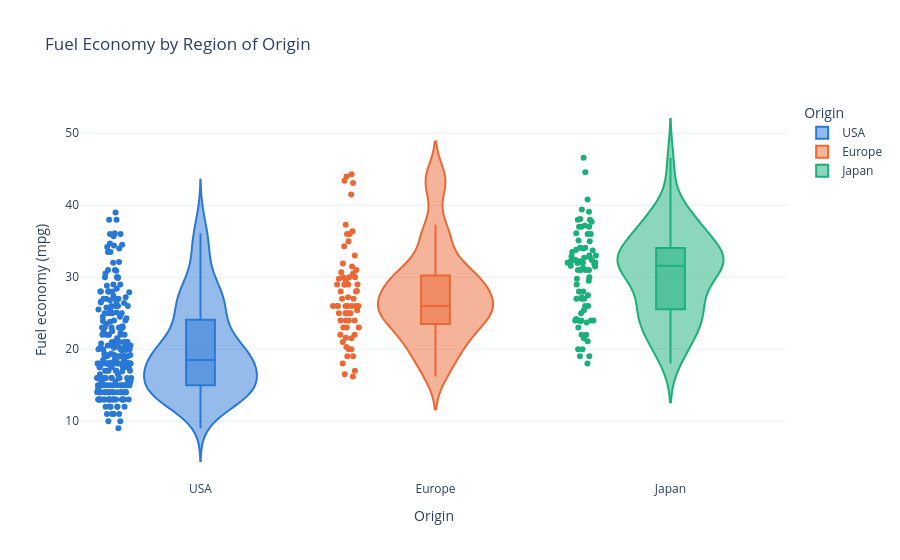

The code cell stored with this chart in its notebook:
### Markdown cell above
## Plot 3: Violin plots

- **Target:** `target-plots/plot-3_python_violin.html`
- **You will practice:** distribution plots, box plots inside violins, showing every point

**What to reproduce**

- One violin of `mpg` for each origin, each a different color
- A small **box plot** inside each violin
- **All** the individual cars shown as points beside each violin, with the car name on hover

**Hints**

- Start with `fig3 = px.violin(cars, x="origin", y="mpg", color="origin")`
- `box=True` adds the box plots, and `points="all"` shows every car
- Docs: [Violin plots](https://plotly.com/python/violin/)

### Code cell
# Plot 3: your code here

fig3 = px.violin(cars, x = "origin", y = "mpg",
                 color = "origin",
                 box = True,
                 points = "all",
                 hover_name = "name",
                 color_discrete_map=ORIGIN_COLORS,
                 category_orders={"origin": ORIGIN_ORDER},
                 labels=LABELS,
                 template="plotly_white",
                 title = "Fuel Economy by Region of Origin",
                 )


fig3.show()

### Figure 1 — Plotly figure (JSON) as saved in the notebook; plotly's stock layout.template omitted (floating-point values rounded to 4 significant figures; data arrays with more than 128 entries replaced by an {"elided": "..."} marker saying what was removed)
{"data": [{"alignmentgroup": "True", "box": {"visible": true}, "hovertemplate": "<b>%{hovertext}</b><br><br>Origin=%{x}<br>Fuel economy (mpg)=%{y}<extra></extra>", "hovertext": {"elided": "245 str values"}, "legendgroup": "USA", "marker": {"color": "#2a78d6"}, "name": "USA", "offsetgroup": "USA", "orientation": "v", "points": "all", "scalegroup": "True", "showlegend": true, "type": "violin", "x": {"elided": "245 str values"}, "x0": " ", "xaxis": "x", "y": {"elided": "245 float values"}, "y0": " ", "yaxis": "y"}, {"alignmentgroup": "True", "box": {"visible": true}, "hovertemplate": "<b>%{hovertext}</b><br><br>Origin=%{x}<br>Fuel economy (mpg)=%{y}<extra></extra>", "hovertext": ["Volkswagen 1131 Deluxe Sedan", "Peugeot 504", "Audi 100 Ls", "Saab 99E", "Bmw 2002", "Opel 1900", "Peugeot 304", "Fiat 124B", "Volkswagen Model 111", "Volkswagen Type 3", "Volvo 145E (Sw)", "Volkswagen 411 (Sw)", "Peugeot 504 (Sw)", "Renault 12 (Sw)", "Volkswagen Super Beetle", "Fiat 124 Sport Coupe", "Fiat 128", "Opel Manta", "Audi 100Ls", "Volvo 144Ea", "Saab 99Le", "Audi Fox", "Volkswagen Dasher", "Opel Manta", "Fiat 128", "Fiat 124 Tc", "Fiat X1.9", "Volkswagen Dasher", "Volkswagen Rabbit", "Audi 100Ls", "Peugeot 504", "Volvo 244Dl", "Saab 99Le", "Fiat 131", "Opel 1900", "Renault 12Tl", "Vw Rabbit", "Volkswagen Rabbit", "Volvo 245", "Peugeot 504", "Mercedes-Benz 280S", "Renault 5 Gtl", "Volkswagen Rabbit Custom", "Volkswagen Dasher", "Bmw 320I", "Volkswagen Rabbit Custom Diesel", "Audi 5000", "Volvo 264Gl", "Saab 99Gle", "Peugeot 604Sl", "Volkswagen Scirocco", "Vw Rabbit Custom", "Mercedes Benz 300D", "Peugeot 504", "Fiat Strada Custom", "Vw Rabbit", "Audi 4000", "Vw Rabbit C (Diesel)", "Vw Dasher (Diesel)", "Audi 5000S (Diesel)", "Mercedes-Benz 240D", "Vokswagen Rabbit", "Triumph Tr7 Coupe", "Volkswagen Jetta", "Peugeot 505S Turbo Diesel", "Volvo Diesel", "Volkswagen Rabbit L", "Vw Pickup"], "legendgroup": "Europe", "marker": {"color": "#eb6834"}, "name": "Europe", "offsetgroup": "Europe", "orientation": "v", "points": "all", "scalegroup": "True", "showlegend": true, "type": "violin", "x": ["Europe", "Europe", "Europe", "Europe", "Europe", "Europe", "Europe", "Europe", "Europe", "Europe", "Europe", "Europe", "Europe", "Europe", "Europe", "Europe", "Europe", "Europe", "Europe", "Europe", "Europe", "Europe", "Europe", "Europe", "Europe", "Europe", "Europe", "Europe", "Europe", "Europe", "Europe", "Europe", "Europe", "Europe", "Europe", "Europe", "Europe", "Europe", "Europe", "Europe", "Europe", "Europe", "Europe", "Europe", "Europe", "Europe", "Europe", "Europe", "Europe", "Europe", "Europe", "Europe", "Europe", "Europe", "Europe", "Europe", "Europe", "Europe", "Europe", "Europe", "Europe", "Europe", "Europe", "Europe", "Europe", "Europe", "Europe", "Europe"], "x0": " ", "xaxis": "x", "y": [26.0, 25.0, 24.0, 25.0, 26.0, 28.0, 30.0, 30.0, 27.0, 23.0, 18.0, 22.0, 21.0, 26.0, 26.0, 26.0, 29.0, 24.0, 20.0, 19.0, 24.0, 29.0, 26.0, 26.0, 24.0, 26.0, 31.0, 25.0, 29.0, 23.0, 23.0, 22.0, 25.0, 28.0, 25.0, 27.0, 29.0, 29.5, 20.0, 19.0, 16.5, 36.0, 29.0, 30.5, 21.5, 43.1, 20.3, 17.0, 21.6, 16.2, 31.5, 31.9, 25.4, 27.2, 37.3, 41.5, 34.3, 44.3, 43.4, 36.4, 30.0, 29.8, 35.0, 33.0, 28.1, 30.7, 36.0, 44.0], "y0": " ", "yaxis": "y"}, {"alignmentgroup": "True", "box": {"visible": true}, "hovertemplate": "<b>%{hovertext}</b><br><br>Origin=%{x}<br>Fuel economy (mpg)=%{y}<extra></extra>", "hovertext": ["Toyota Corona Mark Ii", "Datsun Pl510", "Datsun Pl510", "Toyota Corona", "Toyota Corolla 1200", "Datsun 1200", "Toyota Corona Hardtop", "Mazda Rx2 Coupe", "Datsun 510 (Sw)", "Toyouta Corona Mark Ii (Sw)", "Toyota Corolla 1600 (Sw)", "Toyota Carina", "Datsun 610", "Maxda Rx3", "Toyota Mark Ii", "Datsun B210", "Toyota Corolla 1200", "Toyota Corona", "Datsun 710", "Honda Civic", "Subaru", "Toyota Corolla", "Toyota Corona", "Datsun 710", "Honda Civic Cvcc", "Honda Civic", "Datsun B-210", "Toyota Corolla", "Toyota Mark Ii", "Honda Accord Cvcc", "Datsun F-10 Hatchback", "Toyota Corolla Liftback", "Subaru Dl", "Datsun 810", "Mazda Rx-4", "Mazda Glc Deluxe", "Datsun B210 Gx", "Honda Civic Cvcc", "Toyota Corona", "Datsun 510", "Toyota Celica Gt Liftback", "Datsun 200-Sx", "Honda Accord Lx", "Maxda Glc Deluxe", "Datsun 210", "Toyota Corolla Tercel", "Datsun 310", "Toyota Corona Liftback", "Mazda 626", "Datsun 510 Hatchback", "Toyota Corolla", "Mazda Glc", "Datsun 210", "Honda Civic 1500 Gl", "Subaru Dl", "Datsun 280-Zx", "Mazda Rx-7 Gs", "Honda Accord", "Toyota Starlet", "Honda Civic 1300", "Subaru", "Datsun 210 Mpg", "Toyota Tercel", "Mazda Glc 4", "Honda Prelude", "Toyota Corolla", "Datsun 200Sx", "Mazda 626", "Toyota Cressida", "Datsun 810 Maxima", "Mazda Glc Custom L", "Mazda Glc Custom", "Nissan Stanza Xe", "Honda Accord", "Toyota Corolla", "Honda Civic", "Honda Civic (Auto)", "Datsun 310 Gx", "Toyota Celica Gt"], "legendgroup": "Japan", "marker": {"color": "#1baf7a"}, "name": "Japan", "offsetgroup": "Japan", "orientation": "v", "points": "all", "scalegroup": "True", "showlegend": true, "type": "violin", "x": ["Japan", "Japan", "Japan", "Japan", "Japan", "Japan", "Japan", "Japan", "Japan", "Japan", "Japan", "Japan", "Japan", "Japan", "Japan", "Japan", "Japan", "Japan", "Japan", "Japan", "Japan", "Japan", "Japan", "Japan", "Japan", "Japan", "Japan", "Japan", "Japan", "Japan", "Japan", "Japan", "Japan", "Japan", "Japan", "Japan", "Japan", "Japan", "Japan", "Japan", "Japan", "Japan", "Japan", "Japan", "Japan", "Japan", "Japan", "Japan", "Japan", "Japan", "Japan", "Japan", "Japan", "Japan", "Japan", "Japan", "Japan", "Japan", "Japan", "Japan", "Japan", "Japan", "Japan", "Japan", "Japan", "Japan", "Japan", "Japan", "Japan", "Japan", "Japan", "Japan", "Japan", "Japan", "Japan", "Japan", "Japan", "Japan", "Japan"], "x0": " ", "xaxis": "x", "y": [24.0, 27.0, 27.0, 25.0, 31.0, 35.0, 24.0, 19.0, 28.0, 23.0, 27.0, 20.0, 22.0, 18.0, 20.0, 31.0, 32.0, 31.0, 32.0, 24.0, 26.0, 29.0, 24.0, 24.0, 33.0, 33.0, 32.0, 28.0, 19.0, 31.5, 33.5, 26.0, 30.0, 22.0, 21.5, 32.8, 39.4, 36.1, 27.5, 27.2, 21.1, 23.9, 29.5, 34.1, 31.8, 38.1, 37.2, 29.8, 31.3, 37.0, 32.2, 46.6, 40.8, 44.6, 33.8, 32.7, 23.7, 32.4, 39.1, 35.1, 32.3, 37.0, 37.7, 34.1, 33.7, 32.4, 32.9, 31.6, 25.4, 24.2, 37.0, 31.0, 36.0, 36.0, 34.0, 38.0, 32.0, 38.0, 32.0], "y0": " ", "yaxis": "y"}], "layout": {"legend": {"title": {"text": "Origin"}, "tracegroupgap": 0}, "title": {"text": "Fuel Economy by Region of Origin"}, "violinmode": "overlay", "xaxis": {"anchor": "y", "categoryarray": ["USA", "Europe", "Japan"], "categoryorder": "array", "domain": [0, 1], "title": {"text": "Origin"}}, "yaxis": {"anchor": "x", "domain": [0, 1], "title": {"text": "Fuel economy (mpg)"}}}}
